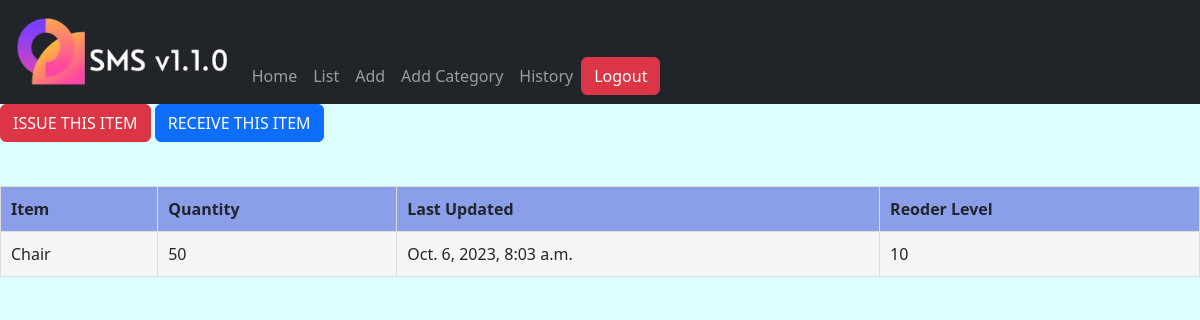
Before: /stock/detail/16/ (signed in) with the older database file.
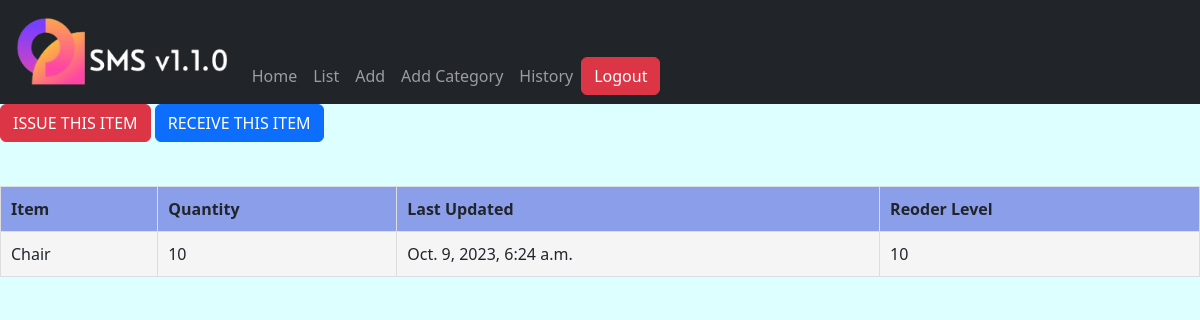
After: the same page with the newer database file.
### stockmgt/models.py (models this page shows, shortened)
class Stock(models.Model):
    category = models.ForeignKey(Category, on_delete=models.CASCADE, blank=True, null=True)
    item_name = models.CharField(max_length=50, blank=True, null=True)
    quantity = models.IntegerField(default='0', blank=True, null=True)
    receive_quantity = models.IntegerField(default='0', blank=True, null=True)
    receive_by = models.CharField(max_length=50, blank=True, null=True)
    issue_quantity = models.IntegerField(default='0', blank=True, null=True)
    issue_by = models.CharField(max_length=50, blank=True, null=True)
    issue_to = models.CharField(max_length=50, blank=True, null=True)
    phone_number = models.CharField(max_length=50, blank=True, null=True)
    created_by = models.CharField(max_length=50, blank=True, null=True)
    reorder_level = models.IntegerField(default='0', blank=True, null=True)
    timestamp = models.DateTimeField(auto_now_add=True, auto_now=False)
    last_updated = models.DateTimeField(auto_now_add=False, auto_now=True)
    export_to_CSV = models.BooleanField(default=False)

### stockmgt/views.py (the view)
# urls.py: path('detail/<str:id>/', stock_detail, name="detail"),
@login_required(login_url=('/accounts/login'))
def stock_detail(request, id):
    queryset = Stock.objects.get(id=id)
    context={
        'queryset': queryset,
    }
    return render(request, 'stock/detail.html', context)

### stockmgt/templates/stock/detail.html
{% extends 'base.html' %}
{% load bootstrap5 %}
{% block content %}
        <a href='{% url "stock:issue" id=queryset.id%}'><div class='btn btn-danger'>ISSUE THIS ITEM</div></a>
        <a href='{% url "stock:receive" id=queryset.id%}'><div class='btn btn-primary'>RECEIVE THIS ITEM</div></a>
        <br><br>
        <div>
          <table>
                  <tr>
                    <th>Item</th>
                    <th>Quantity</th>
                    <th>Last Updated</th>
                    <th>Reoder Level</th>
                  </tr>
                  <tr>
                    <td>{{queryset.item_name}}</td>
                    <td>{{queryset.quantity}}</td>
                    <td>{{queryset.last_updated}}</td>
                    <td>{{queryset.reorder_level}}</td>
                  </tr>
          </table>
        </div>
{% endblock %}

Changed rows visible on the page:
changed Stock "Chair": quantity "50" → "10"; last_updated "Oct. 6, 2023, 8:03 a.m." → "Oct. 9, 2023, 6:24 a.m."
